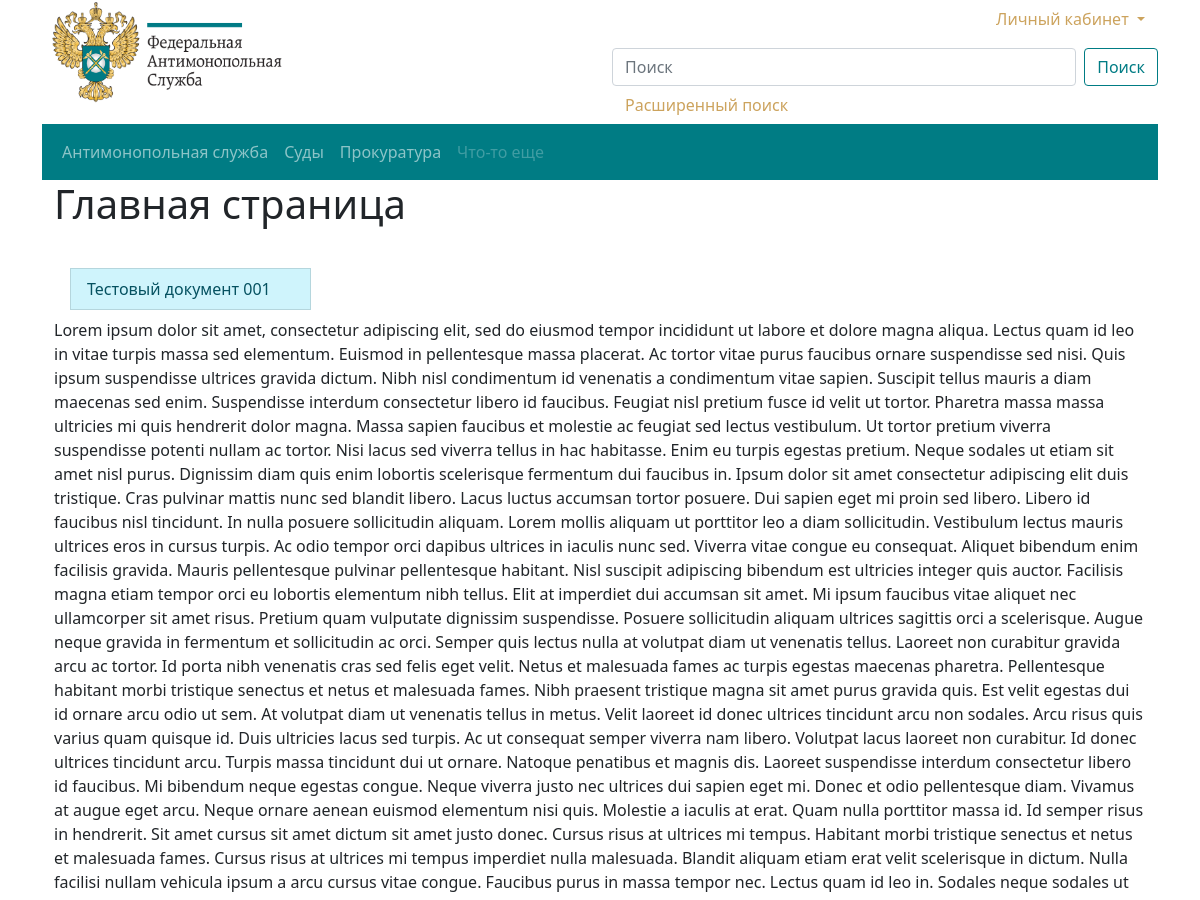
The app's page / (upper part), older data.
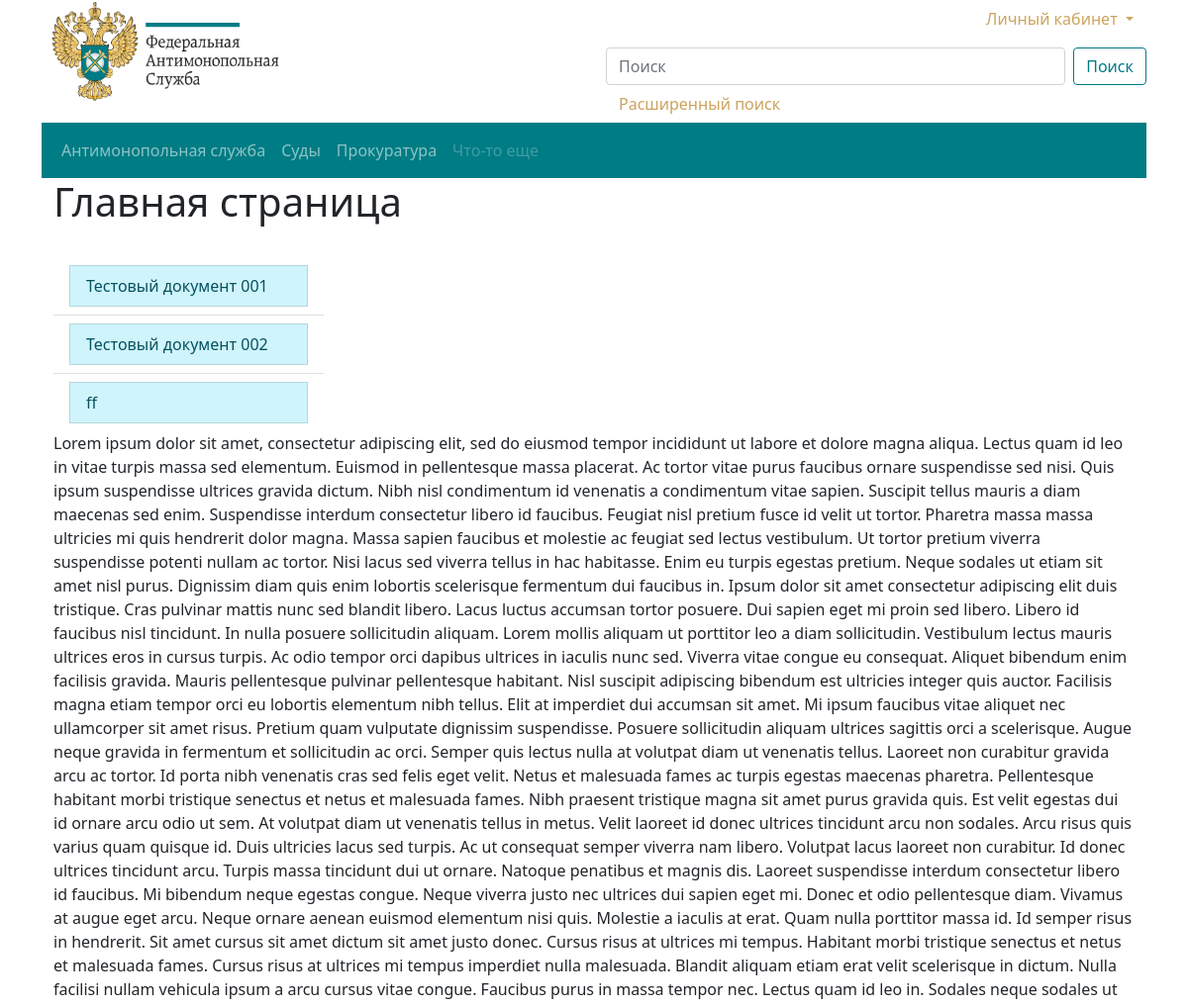
The same page, newer data.
### base/models.py (models this page shows, shortened)
class Document(models.Model):
    title = models.CharField(verbose_name="Заголовок", max_length=250)
    slug = models.SlugField("Ссылка", max_length=250, unique=True)
    user = models.ForeignKey(User,
                             verbose_name="Пользователь",
                             on_delete=models.CASCADE)
    category = models.ForeignKey(
        Category, verbose_name="Категория", related_name="categories",
        on_delete=models.CASCADE)
    law = models.ManyToManyField(
        Law, verbose_name="Закон",
        blank=True)
    text = models.TextField(verbose_name="Текст", blank=True, null=True)
    date_create = models.DateTimeField(
        auto_now_add=True, verbose_name="Дата создания")
    date_update = models.DateTimeField(
        auto_now=True, verbose_name="Дата обновления")
    class Meta:
        verbose_name = "Документ"
        verbose_name_plural = "Документы"

### base/views.py (the view)
# urls.py: path('', views.DocumentListView.as_view(), name="home"),
class DocumentListView(ListView):
    template_name = 'base/index.html'
    context_object_name = 'documents_list'
    def get_queryset(self):
        return Document.objects.order_by('date_create')

### base/templates/base/index.html (shortened to what this page needs)
{% extends 'base.html' %}
{% load static %}
{% block content %}
            <h1>Главная страница</h1> <br>
            <ul class="list-group list-group-flush col-sm-3">
                {% for document in documents_list %}
                <li class="list-group-item" >
                  <a class="list-group-item list-group-item-action list-group-item-info" href="/document/{{document.slug}}/" >
                    {{ document.title }}
                  </a>
                  </li>
                  {% endfor %}
                </ul>
{% endblock content %}

Row changes from the older to the newer data that the page shows:
added Document: title "Тестовый документ 002"
added Document: title "ff"
